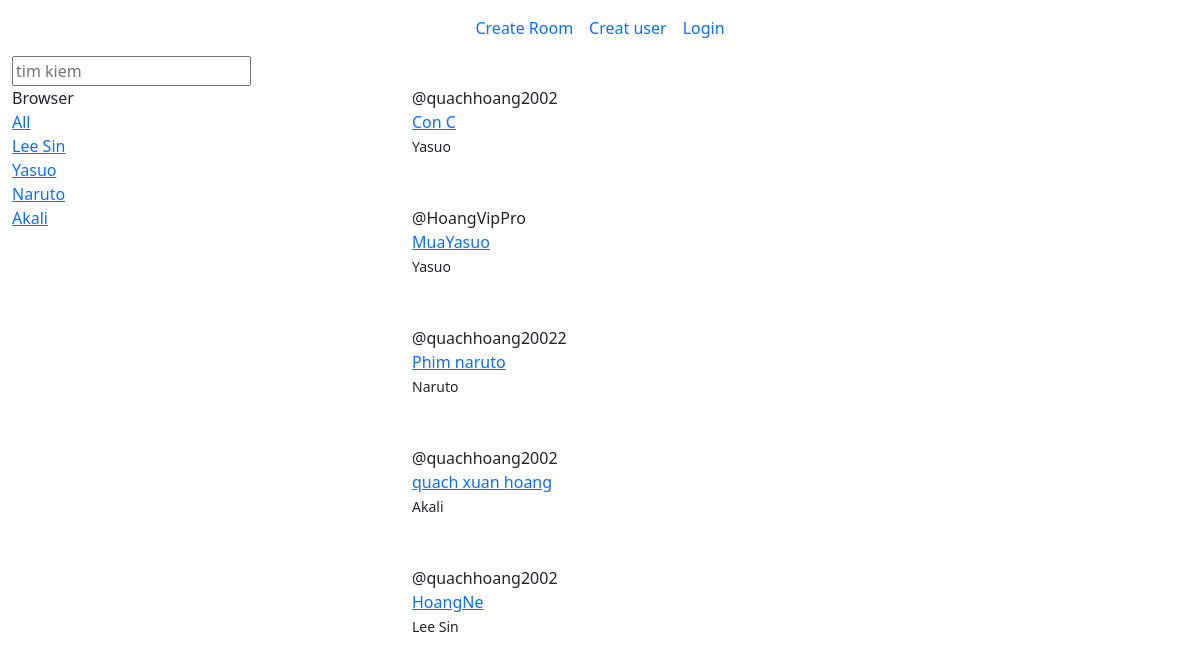
Screenshot of /view/ with the database file from the repository.
### home/models.py (models this page shows, shortened)
class Topic(models.Model):
    name=models.CharField(max_length=50)
    def __str__(self):
         return self.name

class Room(models.Model):
    host=models.ForeignKey(User,on_delete=models.SET_NULL,null=True)
    topic=models.ForeignKey(Topic,on_delete=models.SET_NULL,null=True )
    name=models.CharField(max_length=50)
    description=models.TextField(null=True,blank=True)
    update=models.DateTimeField(auto_now=True)
    created=models.DateTimeField(auto_now_add=True)
    class Meta:
        ordering = ['-update' , '-created']

### home/views.py (the view)
# urls.py: path('',views.index,name='index'),
def index(request):
    q=request.GET.get('q') if request.GET.get('q') != None  else ''
    rooms=Room.objects.filter(Q(topic__name__icontains=q)|
                              Q(name__icontains=q)|
                              Q(description__icontains=q)
                              )
    topics=Topic.objects.all()
    context={'rooms':rooms,'topics':topics}
    return render(request,'pages/index.html',context)

### home/templates/pages/index.html (shortened to what this page needs)
{% extends 'pages/page.html' %}
{% block content %}
<div>
     <div class="container-fluid">
      <nav class="navbar navbar-expand-sm justify-content-center">
         <ul class="navbar-nav">
            <li class="nav-item">
               <a class="nav-link" href="{% url 'home:create_room' %}">Create Room</a>
            </li>
            <li class="nav-item">
              <a class="nav-link" href="{% url 'home:register_user' %}">Creat user</a>
            </li>
           {% if  request.user.is_authenticated %}
             <div>{{ user.username }}  </div>
             <li class="nav-item">
               <a class="nav-link" href="{% url 'home:logout' %}">Logout</a>
             </li>
             {% else %}
             <li class="nav-item">
               <a class="nav-link" href="{% url 'home:login_form' %}">Login</a>
            </li>
           {% endif %}
         </ul>
    </nav>
        <div class="row">
             <form action="{% url 'home:index' %}" method="GET">
                <input type="text" placeholder='tim kiem' name='q'>
             </form>
             <div class="col-4">
                   Browser
                   <br>
                   <a href="{% url 'home:index' %}">All</a>
                  {% for topic in topics %}
                  <br>
                 <a href="{% url 'home:index' %}?q={{topic.name}}">{{topic}}</a>
                  {% endfor %}
             </div>
              <div class="col-8">
               {% for room in rooms   %}
                      <span>@{{room.host.username}}</span>
                      <div><a href="{% url 'home:room' room.id  %}">{{room.name}} </a></div>
                       <small>{{room.topic.name}}</small>
                       <br>
                     <br>
                     <br>
                 {% endfor %}
                    <br>
             </div>
        </div>
     </div>
</div>
{% endblock content %}

### home/templates/pages/page.html (shortened to what this page needs)
<!DOCTYPE html>
<html lang="en">
<head>
     {% load static %}
    <link rel="stylesheet" href="{% static 'css/bootstrap.min.css' %}">
</head>
<body>
    {% block content %}{% endblock content %}
</body>
</html>

### rows the page displays
Topic: name "Lee Sin"
Topic: name "Yasuo"
Topic: name "Naruto"
Topic: name "Akali"
Room: host.username "quachhoang2002", name "Con C", topic.name "Yasuo"
Room: host.username "HoangVipPro", name "MuaYasuo", topic.name "Yasuo"
Room: host.username "quachhoang20022", name "Phim naruto", topic.name "Naruto"
Room: host.username "quachhoang2002", name "quach xuan hoang", topic.name "Akali"
Room: host.username "quachhoang2002", name "HoangNe", topic.name "Lee Sin"
